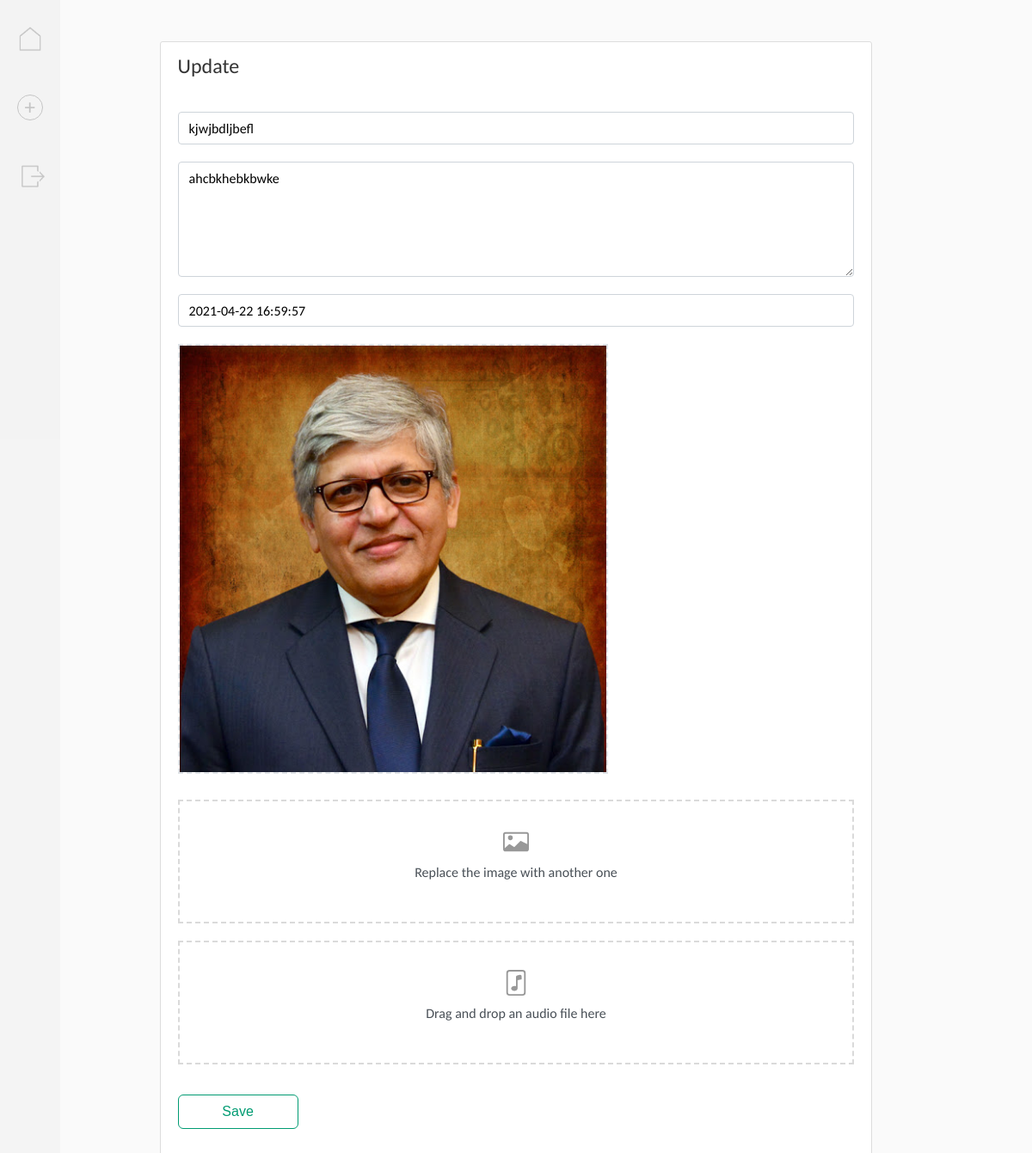
The app's page /post/5/update/ (signed in) with its own data.
### blog/models.py (models this page shows, shortened)
class Post(models.Model):
    title = models.CharField(max_length=100)
    content = models.TextField()
    date_posted = models.DateTimeField(default=timezone.now) # recording the timestamp when a new entry is created
    author = models.ForeignKey(User, on_delete=models.CASCADE) # ForeignKey defines a "many-to-one relationship"
    image = models.ImageField(default='',upload_to='images',blank=True,null=True)
    audio = models.FileField(default='',upload_to='audio',blank=True,null=True)

### blog/views.py (the view, shortened to what this page needs)
# urls.py: path('post/<int:pk>/update/', PostUpdateView.as_view(), name='post-update'),
class PostUpdateView(LoginRequiredMixin, UpdateView):
    model = Post
    template_name = 'blog/post_update.html'
    form_class = UpdateViewForm

### blog/templates/blog/post_update.html (shortened to what this page needs)
{% extends "blog/base.html" %}
{% load static %}
{% block content %}
<div class="col-12" style="padding:0px;">
  <div class="content-section">
    <form method="post" enctype="multipart/form-data">
      <div class="article-form">
        <div class="form-type">Update</div>
        {% if form.is_bound %}
        {% if form.title.errors %}
          <input name="title" type="text" class="is-invalid" id="id_title" value="{{ form.title.value|default_if_none:'' }}" placeholder="Title" style="margin-top:10px;">
          <!--
          form.field.value is a value of a form.
          object.field is a validated and saved value of a form.
          -->
          {% for error in form.title.errors %}
            <div class="invalid-feedback">
              {{ error }}
            </div>
          {% endfor %}
        {% else %}
          <input name="title" type="text" class="is-valid" id="id_title" value="{{ form.title.value|default_if_none:'' }}" placeholder="Title" style="margin-top:10px;">
        {% endif %}
        {% if form.content.errors %}
          <textarea name="content" cols="40" rows="5" class="textarea is-invalid" required="" id="id_content" value="" placeholder="Message (required)" style="margin-top:20px;">{{ form.content.value|default_if_none:'' }}</textarea>
          {% for error in form.content.errors %}
            <div class="invalid-feedback">
              {{ error }}
            </div>
          {% endfor %}
        {% else %}
          <textarea name="content" cols="40" rows="5" class="textarea is-valid" required="" id="id_content" value="" placeholder="Message (required)" style="margin-top:20px;">{{ form.content.value|default_if_none:'' }}</textarea>
        {% endif %}
        {% if form.date_posted.errors %}
          <input name="date_posted" type="text" class="is-invalid" id="id_date_posted" value="{{ object.date_posted|date:'Y-m-d G:i:s' }}" style="margin-top:20px;">
          {% for error in form.date_posted.errors %}
            <div class="invalid-feedback">
              {{ error }}
            </div>
          {% endfor %}
        {% else %}
          <input name="date_posted" type="text" class="is-valid" id="id_date_posted" value="{{ object.date_posted|date:'Y-m-d G:i:s' }}" style="margin-top:20px;">
        {% endif %}
        {% if form.image.errors %}
          {% if object.image %}
            <div style="position:relative;z-index:3;margin-bottom:10px;max-width:500px;max-height:500px;width:auto;height:auto;margin-top:20px;" class="removeImageContainer" id="removeImageContainer" onclick="imageRemove()">
              <img src="{{object.image.url}}" id="image_preview" style="max-width:500px;max-height:500px;width:auto;height:auto;">
              <span id="imageRemoveButton">
                <svg width="40px" height="40px" viewBox="0 0 24 24" style="color:rgb(52, 52, 52);fill:currentcolor;"><path d="M20 5h-3.92a4.22 4.22 0 0 0-3.89-3 4.14 4.14 0 0 0-4.32 3H4a2 2 0 0 0-2 2v1.5a2 2 0 0 0 2 2V20a2 2 0 0 0 2 2h12a2 2 0 0 0 2-2v-9.5a2 2 0 0 0 2-2V7a2 2 0 0 0-2-2zm-7.87-1.5A2.76 2.76 0 0 1 14.49 5h-5a2.82 2.82 0 0 1 2.64-1.5zM18.5 20a.5.5 0 0 1-.5.5H6a.5.5 0 0 1-.5-.5v-9.5h13zm2-11.5a.5.5 0 0 1-.5.5H4a.5.5 0 0 1-.5-.5V7a.5.5 0 0 1 .5-.5h16a.5.5 0 0 1 .5.5zM9 19a.76.76 0 0 1-.75-.75v-5.5a.75.75 0 0 1 1.5 0v5.5A.76.76 0 0 1 9 19zm6 0a.76.76 0 0 1-.75-.75v-5.5a.75.75 0 0 1 1.5 0v5.5A.76.76 0 0 1 15 19z"></path></svg>
              </span>
            </div>
          {% endif %}
          <label class="fileContainer" id="fileSelectBox" ondragover="dragOver(event,this)" ondragleave="leaveDrop(this)" ondrop="onDrop(event,this)">
            <div style="overflow:hidden;text-align:center;">
              <div class="dragDropIcon">
                <svg width="1em" height="1em" viewBox="0 0 16 16" class="bi bi-card-image" fill="currentColor" xmlns="http://www.w3.org/2000/svg">
                  <path fill-rule="evenodd" d="M14.5 3h-13a.5.5 0 0 0-.5.5v9c0 .013 0 .027.002.04V12l2.646-2.354a.5.5 0 0 1 .63-.062l2.66 1.773 3.71-3.71a.5.5 0 0 1 .577-.094L15 9.499V3.5a.5.5 0 0 0-.5-.5zm-13-1A1.5 1.5 0 0 0 0 3.5v9A1.5 1.5 0 0 0 1.5 14h13a1.5 1.5 0 0 0 1.5-1.5v-9A1.5 1.5 0 0 0 14.5 2h-13zm4.502 3.5a1.5 1.5 0 1 1-3 0 1.5 1.5 0 0 1 3 0z"/>
                </svg>
              </div>
              <div class="fileContainerFileName fileName" ondrop="onDrop(event)" id="fileName"><span style="color:rgb(73,80,87);">{% if object.image %}Replace the image with another one{% else %}Drag and drop an image here{% endif %}</span></div>
              <div class="fileContainerFileName fileNameDrop" ondrop="onDrop(event)" id="fileNameDrop" style="display:none;"><span style="color:rgb(73,80,87);">Drop it</span></div>
            </div>
            <input accept="image/*" name="image" id="id_image" {% if object.image %} onchange="fileContainerReplaceFile(event,this,'image-clear_id')" {% else %} onchange="fileContainerChangeFile(event,this,'image-clear_id')" {% endif %} style="margin-top:25px;" type="file"/>
          </label>
          <input type="checkbox" name="image-clear" id="image-clear_id" style="display:none;">
          {% for error in form.image.errors %}
            <div class="invalid-feedback">
              {{ error }}
            </div>
          {% endfor %}
        {% else %}
          {% if object.image %}
            <div style="position:relative;z-index:3;margin-bottom:10px;max-width:500px;max-height:500px;width:auto;height:auto;margin-top:20px;" class="removeImageContainer" id="removeImageContainer" onclick="imageRemove()">
              <img src="{{object.image.url}}" id="image_preview" style="max-width:500px;max-height:500px;width:auto;height:auto;">
              <span id="imageRemoveButton">
                <svg width="40px" height="40px" viewBox="0 0 24 24" style="color:rgb(52, 52, 52);fill:currentcolor;"><path d="M20 5h-3.92a4.22 4.22 0 0 0-3.89-3 4.14 4.14 0 0 0-4.32 3H4a2 2 0 0 0-2 2v1.5a2 2 0 0 0 2 2V20a2 2 0 0 0 2 2h12a2 2 0 0 0 2-2v-9.5a2 2 0 0 0 2-2V7a2 2 0 0 0-2-2zm-7.87-1.5A2.76 2.76 0 0 1 14.49 5h-5a2.82 2.82 0 0 1 2.64-1.5zM18.5 20a.5.5 0 0 1-.5.5H6a.5.5 0 0 1-.5-.5v-9.5h13zm2-11.5a.5.5 0 0 1-.5.5H4a.5.5 0 0 1-.5-.5V7a.5.5 0 0 1 .5-.5h16a.5.5 0 0 1 .5.5zM9 19a.76.76 0 0 1-.75-.75v-5.5a.75.75 0 0 1 1.5 0v5.5A.76.76 0 0 1 9 19zm6 0a.76.76 0 0 1-.75-.75v-5.5a.75.75 0 0 1 1.5 0v5.5A.76.76 0 0 1 15 19z"></path></svg>
              </span>
            </div>
          {% endif %}
          <label class="fileContainer" id="fileSelectBox" ondragover="dragOver(event,this)" ondragleave="leaveDrop(this)" ondrop="onDrop(event,this)" style="margin-top:20px;">
            <div style="overflow:hidden;text-align:center;">
              <div class="dragDropIcon">
                <svg width="1em" height="1em" viewBox="0 0 16 16" class="bi bi-card-image" fill="currentColor" xmlns="http://www.w3.org/2000/svg">
                  <path fill-rule="evenodd" d="M14.5 3h-13a.5.5 0 0 0-.5.5v9c0 .013 0 .027.002.04V12l2.646-2.354a.5.5 0 0 1 .63-.062l2.66 1.773 3.71-3.71a.5.5 0 0 1 .577-.094L15 9.499V3.5a.5.5 0 0 0-.5-.5zm-13-1A1.5 1.5 0 0 0 0 3.5v9A1.5 1.5 0 0 0 1.5 14h13a1.5 1.5 0 0 0 1.5-1.5v-9A1.5 1.5 0 0 0 14.5 2h-13zm4.502 3.5a1.5 1.5 0 1 1-3 0 1.5 1.5 0 0 1 3 0z"/>
                </svg>
              </div>
              <div class="fileContainerFileName fileName" ondrop="onDrop(event)" id="fileName"><span style="color:rgb(73,80,87);">{% if object.image %}Replace the image with another one{% else %}Drag and drop an image here{% endif %}</span></div>
              <div class="fileContainerFileName fileNameDrop" ondrop="onDrop(event)" id="fileNameDrop" style="display:none;"><span style="color:rgb(73,80,87);">Drop it</span></div>
            </div>
            <input accept="image/*" name="image" id="id_image" {% if object.image %} onchange="fileContainerReplaceFile(event,this,'image-clear_id')" {% else %} onchange="fileContainerChangeFile(event,this,'image-clear_id')" {% endif %} style="margin-top:25px;" type="file"/>
          </label>
          <input type="checkbox" name="image-clear" id="image-clear_id" style="display:none;">
        {% endif %}
        {% if form.audio.errors %}
          {% if object.audio %}<audio controls {% if object.image %} style="margin-top:200px;" {% else %} style="margin-top:190px;" {% endif %}><source src="{{ object.audio.url}}" type="audio/mpeg"></audio>{% endif %}
          <label class="fileContainer" style="margin-top:20px;" ondragover="dragOver(event,this)" ondragleave="leaveDrop(this)" ondrop="onDrop(event,this)">
            <div style="overflow:hidden;text-align:center;">
              <div class="dragDropIcon">
                <svg width="1em" height="1em" viewBox="0 0 16 16" class="bi bi-file-music" fill="currentColor" xmlns="http://www.w3.org/2000/svg">
                  <path fill-rule="evenodd" d="M4 0h8a2 2 0 0 1 2 2v12a2 2 0 0 1-2 2H4a2 2 0 0 1-2-2V2a2 2 0 0 1 2-2zm0 1a1 1 0 0 0-1 1v12a1 1 0 0 0 1 1h8a1 1 0 0 0 1-1V2a1 1 0 0 0-1-1H4z"/>
                  <path fill-rule="evenodd" d="M10.304 3.13a1 1 0 0 1 1.196.98v1.8l-2.5.5v5.09c0 .495-.301.883-.662 1.123C7.974 12.866 7.499 13 7 13c-.5 0-.974-.134-1.338-.377-.36-.24-.662-.628-.662-1.123s.301-.883.662-1.123C6.026 10.134 6.501 10 7 10c.356 0 .7.068 1 .196V4.41a1 1 0 0 1 .804-.98l1.5-.3z"/>
                </svg>
              </div>
              <div class="fileContainerFileName fileName" ondrop="onDrop(event)"><span style="color:rgb(73,80,87);">Drag and drop an audio file here</span></div>
              <div class="fileContainerFileName fileNameDrop" ondrop="onDrop(event)" style="display:none;"><span style="color:rgb(73,80,87);">Drop it</span></div>
            </div>
            <input accept="audio/*" name="audio" id="id_audio" onchange="fileContainerChangeFile(event,this,'audio-clear_id')" style="margin-top:25px;" type="file"/>
          </label>
          <input type="checkbox" name="audio-clear" id="audio-clear_id" style="display:none;">
          {% if form.audio.errors %}
            {% for error in form.audio.errors %}
              <div class="invalid-feedback">
                {{ error }}
              </div>
            {% endfor %}
          {% endif %}
        {% else %}
          {% if object.audio %}<audio controls {% if object.image %} style="margin-top:200px;" {% else %} style="margin-top:190px;" {% endif %}><source src="{{ object.audio.url}}" type="audio/mpeg"></audio>{% endif %}
          <label class="fileContainer" style="margin-top:20px;" ondragover="dragOver(event,this)" ondragleave="leaveDrop(this)" ondrop="onDrop(event,this)">
            <div style="overflow:hidden;text-align:center;">
              <div class="dragDropIcon">
                <svg width="1em" height="1em" viewBox="0 0 16 16" class="bi bi-file-music" fill="currentColor" xmlns="http://www.w3.org/2000/svg">
                  <path fill-rule="evenodd" d="M4 0h8a2 2 0 0 1 2 2v12a2 2 0 0 1-2 2H4a2 2 0 0 1-2-2V2a2 2 0 0 1 2-2zm0 1a1 1 0 0 0-1 1v12a1 1 0 0 0 1 1h8a1 1 0 0 0 1-1V2a1 1 0 0 0-1-1H4z"/>
                  <path fill-rule="evenodd" d="M10.304 3.13a1 1 0 0 1 1.196.98v1.8l-2.5.5v5.09c0 .495-.301.883-.662 1.123C7.974 12.866 7.499 13 7 13c-.5 0-.974-.134-1.338-.377-.36-.24-.662-.628-.662-1.123s.301-.883.662-1.123C6.026 10.134 6.501 10 7 10c.356 0 .7.068 1 .196V4.41a1 1 0 0 1 .804-.98l1.5-.3z"/>
                </svg>
              </div>
              <div class="fileContainerFileName fileName" ondrop="onDrop(event)"><span style="color:rgb(73,80,87);">Drag and drop an audio file here</span></div>
              <div class="fileContainerFileName fileNameDrop" ondrop="onDrop(event)" style="display:none;"><span style="color:rgb(73,80,87);">Drop it</span></div>
            </div>
            <input accept="audio/*" name="audio" id="id_audio" onchange="fileContainerChangeFile(event,this,'audio-clear_id')" style="margin-top:25px;" type="file"/>
          </label>
          <input type="checkbox" name="audio-clear" id="audio-clear_id" style="display:none;">
        {% endif %}
        {% else %}
        <input name="title" type="text" id="id_title" value="{{ form.title.value|default_if_none:'' }}" placeholder="Title" style="margin-top:10px;">
        <textarea name="content" cols="40" rows="5" class="textarea" id="id_content" value="" style="margin-top:20px;" placeholder="Message (required)">{{ form.content.value|default_if_none:'' }}</textarea>
        <input name="date_posted" type="text" required="" id="id_date_posted" value="{{ form.date_posted.value|default_if_none:''|date:"Y-m-d G:i:s" }}" style="margin-top:20px;">
        {% if object.image %}
        <div style="position:relative;z-index:3;margin-bottom:10px;max-width:500px;max-height:500px;width:auto;height:auto;margin-top:20px;" class="removeImageContainer" id="removeImageContainer" onclick="imageRemove()">
          <img src="{{object.image.url}}" id="image_preview" style=";max-width:500px;max-height:500px;width:auto;height:auto;">
        </div>
        {% endif %}
        <label class="fileContainer" ondragover="dragOver(event,this)" ondragleave="leaveDrop(this)" ondrop="onDrop(event,this)" style="margin-top:20px;">
          <div style="overflow:hidden;text-align:center;">
            <div class="dragDropIcon">
            </div>
            <div class="fileContainerFileName fileName" ondrop="onDrop(event)" id="fileName">
              <span style="color:rgb(73,80,87);">
                {% if object.image %}Replace the image with another one{% else %}Drag and drop an image here{% endif %}
              </span>
            </div>
          </div>
        </label>
        <label class="fileContainer" style="margin-top:20px;" ondragover="dragOver(event,this)" ondragleave="leaveDrop(this)" ondrop="onDrop(event,this)">
          <div style="overflow:hidden;text-align:center;">
            <div class="dragDropIcon">
            </div>
            <div class="fileContainerFileName fileName" ondrop="onDrop(event)">
              <span style="color:rgb(73,80,87);">
                {% if object.audio %}Replace the audio file with another one{% else %}Drag and drop an audio file here{% endif %}
              </span>
            </div>
          </div>
        </label>
        {% endif %}
      </div>
      <button type="submit" class="button secondary_button short_button" style="margin-top:35px;margin-bottom:25px;">Save</button>
    </form>
  </div>
</div>
{% endblock content %}

### records on screen
Post: title "kjwjbdljbefl", content "ahcbkhebkbwke", image (picture)
